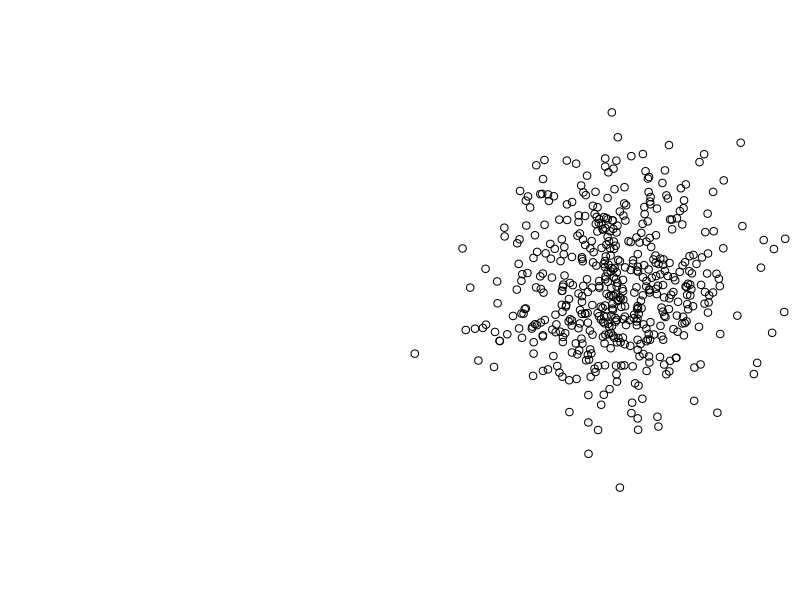

Write R code to recreate this figure.
## get an intuitive feel for GRF weighting kernels

library(pracma)
library(MASS)

hh <- 5 # bandwidth for GRF
v0 <- 10 # variance for global mean

n <- 500 # number of points
p <- 2 # dimension

xs <- randn(n, p)
dd <- pdist(xs)
covm <- v0 + exp(-dd/hh)
ys <- mvrnorm(1, rep(0, n), covm)

dev.new("X11", width = 8, height = 6, noRStudioGD = TRUE)
layout(matrix(1:2, 1, 2))
par(mar = c(0, 0, 0, 0))
plot(NA, NA, xlim = c(0, 1), ylim = c(0, 1), axes = FALSE, ann = FALSE)
plot(xs, axes = FALSE, ann = FALSE, asp = 1)
xx <- locator(1)
while(!is.null(xx)) {
  ind <- order(colSums((t(xs) - c(xx$x, xx$y))^2))[1]
  wts <- solve(covm[-ind, -ind], covm[-ind, ind])
  print(sum(wts))
  barplot(sort(wts), ylim = c(-1/sqrt(n), 10/sqrt(n)))
  plot(xs, axes = FALSE, ann = FALSE, asp = 1, col = "white")
  for (i in 1:(n-1)) {
    if (wts[i] > 0) cl <- grey(level = 1 - pmax(0, wts[i]/max(wts)))
    if (wts[i] < 0) cl <- rgb(1 +wts[i]/max(wts), 1, 1+wts[i]/max(wts))
    points(xs[-ind, ][i, , drop = FALSE], cl = cl)
  }
  points(xs[ind, , drop = FALSE], col = "red")
  xx <- locator(1)
}
